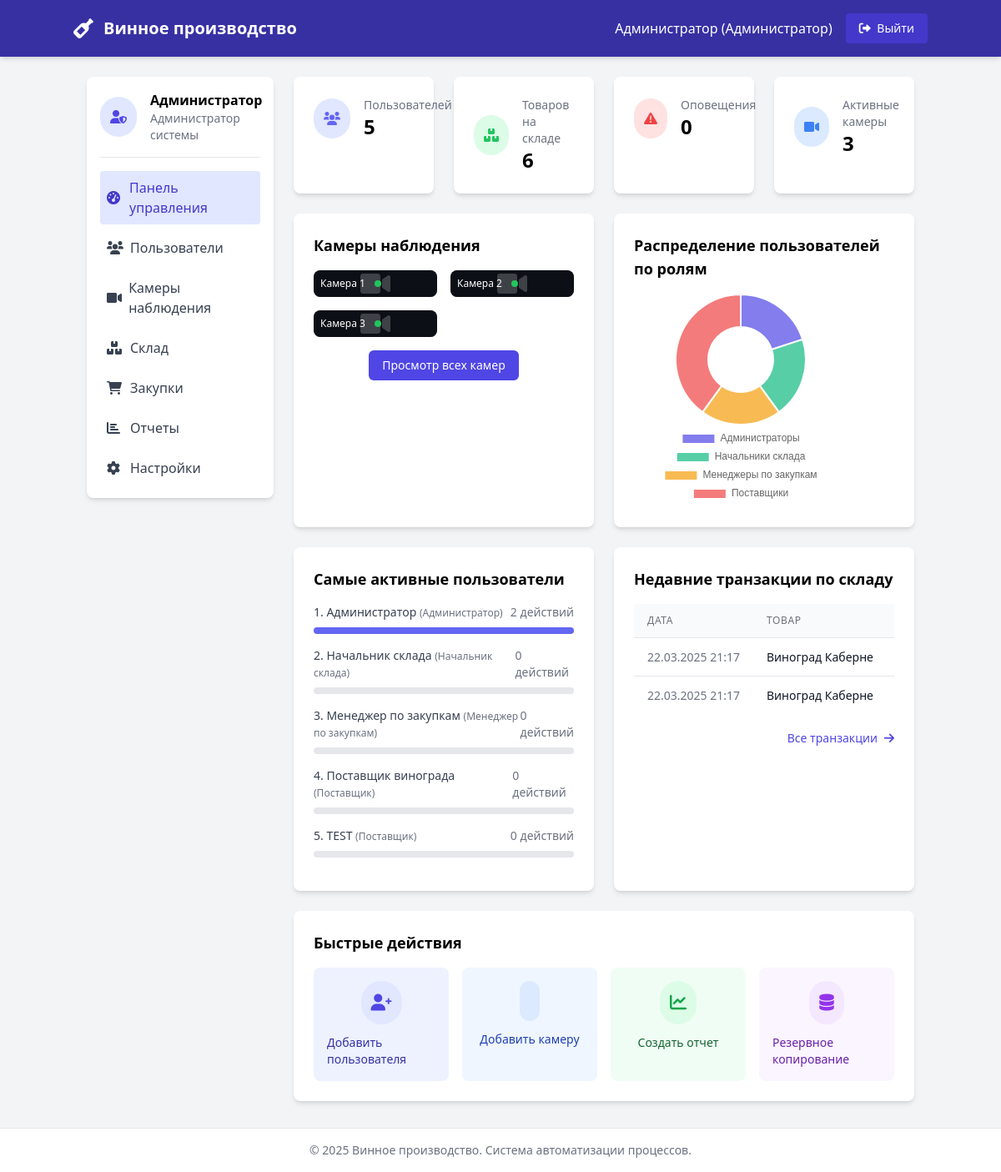
Page /views/admin/dashboard.php (signed in) on the committed database.
### tables this page shows
CREATE TABLE `users` (
  `id` int(11) NOT NULL,
  `username` varchar(50) NOT NULL,
  `password` varchar(255) NOT NULL,
  `role` enum('admin','warehouse','purchasing','supplier') NOT NULL,
  `name` varchar(100) NOT NULL,
  `email` varchar(100) NOT NULL,
  `created_at` timestamp NOT NULL DEFAULT current_timestamp()
);

CREATE TABLE `cameras` (
  `id` int(11) NOT NULL,
  `name` varchar(100) NOT NULL,
  `location` varchar(100) NOT NULL,
  `stream_url` varchar(255) NOT NULL,
  `status` enum('active','inactive') DEFAULT 'active',
  `created_at` timestamp NOT NULL DEFAULT current_timestamp()
);

CREATE TABLE `inventory_transactions` (
  `id` int(11) NOT NULL,
  `product_id` int(11) DEFAULT NULL,
  `quantity` int(11) NOT NULL,
  `transaction_type` enum('in','out') NOT NULL,
  `reference_id` int(11) DEFAULT NULL,
  `reference_type` enum('order','production','adjustment') NOT NULL,
  `notes` text DEFAULT NULL,
  `created_by` int(11) DEFAULT NULL,
  `created_at` timestamp NOT NULL DEFAULT current_timestamp()
);

CREATE TABLE `products` (
  `id` int(11) NOT NULL,
  `name` varchar(100) NOT NULL,
  `category` enum('raw_material','packaging','finished_product') NOT NULL,
  `quantity` int(11) NOT NULL DEFAULT 0,
  `unit` varchar(20) NOT NULL,
  `min_stock` int(11) NOT NULL DEFAULT 10,
  `description` text DEFAULT NULL,
  `created_at` timestamp NOT NULL DEFAULT current_timestamp(),
  `updated_at` timestamp NOT NULL DEFAULT current_timestamp() ON UPDATE current_timestamp()
);

### views/admin/dashboard.php (the view, shortened to what the rows shown need)
<?php
require_once '../../controllers/AuthController.php';
require_once '../../controllers/AdminController.php';
$authController = new AuthController();
$adminController = new AdminController();
$currentUser = $authController->getCurrentUser();
$userStats = $adminController->getUserStatistics();
$recentTransactions = $adminController->getRecentTransactions(5);
$cameraList = $adminController->getCameras();
$activeUsers = $adminController->getMostActiveUsers(5);
?>
<!DOCTYPE html>
<html lang="ru">
<head>
    <script src="https://cdn.tailwindcss.com"></script>
    <link rel="stylesheet" href="https://cdnjs.cloudflare.com/ajax/libs/font-awesome/6.0.0-beta3/css/all.min.css">
</head>
<body class="bg-gray-100 min-h-screen">
    <nav class="bg-indigo-800 text-white p-4 shadow-md">
        <div class="container mx-auto flex justify-between items-center">
            <div class="flex items-center">
                <h1 class="text-xl font-bold">Винное производство</h1>
            </div>
            <div class="flex items-center space-x-4">
                <span><?php echo htmlspecialchars($currentUser['name']); ?> (Администратор)</span>
                <a href="../../controllers/logout.php" class="bg-indigo-700 hover:bg-indigo-600 py-2 px-4 rounded text-sm">
                    <i class="fas fa-sign-out-alt mr-1"></i> Выйти
                </a>
            </div>
        </div>
    </nav>
    <div class="container mx-auto flex flex-wrap mt-6 px-4">
        <aside class="w-full md:w-1/4 pr-0 md:pr-6">
            <div class="bg-white rounded-lg shadow-md p-4 mb-6">
                <div class="flex items-center mb-4 pb-4 border-b border-gray-200">
                    <div>
                        <p class="font-semibold"><?php echo htmlspecialchars($currentUser['name']); ?></p>
                        <p class="text-sm text-gray-500">Администратор системы</p>
                    </div>
                </div>
            </div>
        </aside>
        <main class="w-full md:w-3/4">
            <div class="grid grid-cols-1 lg:grid-cols-2 gap-6 mb-6">
                <div class="bg-white rounded-lg shadow-md p-6">
                    <h2 class="text-lg font-semibold mb-4">Камеры наблюдения</h2>
                    <?php if (empty($cameraList)): ?>
                        <p class="text-gray-500 text-center py-6">Камеры не настроены.</p>
                    <?php else: ?>
                        <div class="grid grid-cols-2 gap-4">
                            <?php foreach (array_slice($cameraList, 0, 4) as $camera): ?>
                                <div class="relative rounded-lg overflow-hidden bg-gray-200">
                                    <div class="aspect-w-16 aspect-h-9">
                                        <div class="w-full h-full flex items-center justify-center bg-gray-800 text-gray-400">
                                        </div>
                                    </div>
                                    <div class="absolute bottom-0 left-0 right-0 bg-black bg-opacity-60 text-white text-xs p-2">
                                        <?php echo htmlspecialchars($camera['name']); ?>
                                        <?php if ($camera['status'] === 'active'): ?>
                                            <span class="inline-block w-2 h-2 rounded-full bg-green-500 ml-2"></span>
                                        <?php else: ?>
                                            <span class="inline-block w-2 h-2 rounded-full bg-red-500 ml-2"></span>
                                        <?php endif; ?>
                                    </div>
                                </div>
                            <?php endforeach; ?>
                        </div>
                    <?php endif; ?>
                </div>
                <div class="bg-white rounded-lg shadow-md p-6">
                    <h2 class="text-lg font-semibold mb-4">Распределение пользователей по ролям</h2>
                </div>
                <div class="bg-white rounded-lg shadow-md p-6">
                    <h2 class="text-lg font-semibold mb-4">Самые активные пользователи</h2>
                    <?php if (empty($activeUsers)): ?>
                        <p class="text-gray-500 text-center py-6">Данные об активности отсутствуют.</p>
                    <?php else: ?>
                        <div>
                            <?php foreach ($activeUsers as $index => $user): ?>
                                <div class="mb-4">
                                    <div class="flex justify-between mb-1">
                                        <span class="text-sm font-medium text-gray-700">
                                            <?php echo ($index + 1) . '. ' . htmlspecialchars($user['name']); ?>
                                            <span class="text-xs text-gray-500">(<?php echo $user['role_name']; ?>)</span>
                                        </span>
                                        <span class="text-sm text-gray-500">
                                            <?php echo $user['action_count']; ?> действий
                                        </span>
                                    </div>
                                    <div class="relative pt-1">
                                        <div class="overflow-hidden h-2 mb-1 text-xs flex rounded bg-gray-200">
                                            <div style="width:<?php echo min(100, ($user['action_count'] / $activeUsers[0]['action_count']) * 100); ?>%"
                                                class="shadow-none flex flex-col text-center whitespace-nowrap text-white justify-center bg-indigo-500">
                                            </div>
                                        </div>
                                    </div>
                                </div>
                            <?php endforeach; ?>
                        </div>
                    <?php endif; ?>
                </div>
                <div class="bg-white rounded-lg shadow-md p-6">
                    <h2 class="text-lg font-semibold mb-4">Недавние транзакции по складу</h2>
                    <?php if (empty($recentTransactions)): ?>
                        <p class="text-gray-500 text-center py-6">Транзакции отсутствуют.</p>
                    <?php else: ?>
                        <div class="overflow-x-auto">
                            <table class="min-w-full divide-y divide-gray-200">
                                <thead class="bg-gray-50">
                                    <tr>
                                        <th class="px-4 py-3 text-left text-xs font-medium text-gray-500 uppercase tracking-wider">Дата</th>
                                        <th class="px-4 py-3 text-left text-xs font-medium text-gray-500 uppercase tracking-wider">Товар</th>
                                        <th class="px-4 py-3 text-left text-xs font-medium text-gray-500 uppercase tracking-wider">Тип</th>
                                    </tr>
                                </thead>
                                <tbody class="bg-white divide-y divide-gray-200">
                                    <?php foreach ($recentTransactions as $transaction): ?>
                                        <tr>
                                            <td class="px-4 py-3 whitespace-nowrap text-sm text-gray-500">
                                                <?php echo date('d.m.Y H:i', strtotime($transaction['created_at'])); ?>
                                            </td>
                                            <td class="px-4 py-3 whitespace-nowrap text-sm font-medium text-gray-900">
                                                <?php echo htmlspecialchars($transaction['product_name']); ?>
                                            </td>
                                            <td class="px-4 py-3 whitespace-nowrap text-sm text-gray-500">
                                            </td>
                                        </tr>
                                    <?php endforeach; ?>
                                </tbody>
                            </table>
                        </div>
                    <?php endif; ?>
                </div>
            </div>
            <div class="bg-white rounded-lg shadow-md p-6">
                <h2 class="text-lg font-semibold mb-4">Быстрые действия</h2>
            </div>
        </main>
    </div>
    <script>
        // График распределения пользователей по ролям
        var roleCtx = document.getElementById('userRolesChart').getContext('2d');
        var roleLabels = [
            'Администраторы',
            'Начальники склада',
            'Менеджеры по закупкам',
            'Поставщики'
        ];
        var roleData = [
            <?php echo $userStats['admin_count']; ?>,
            <?php echo $userStats['warehouse_count']; ?>,
            <?php echo $userStats['purchasing_count']; ?>,
            <?php echo $userStats['supplier_count']; ?>
        ];
        var roleColors = [
            'rgba(79, 70, 229, 0.7)',
            'rgba(16, 185, 129, 0.7)',
            'rgba(245, 158, 11, 0.7)',
            'rgba(239, 68, 68, 0.7)'
        ];
        var userRolesChart = new Chart(roleCtx, {
            type: 'doughnut',
            data: {
                labels: roleLabels,
                datasets: [{
                    data: roleData,
                    backgroundColor: roleColors,
                    borderColor: 'white',
                    borderWidth: 2
                }]
            },
            options: {
                responsive: true,
                plugins: {
                    legend: {
                        position: 'bottom'
                    }
                }
            }
        });
        // Функция для отклонения оповещения
        function dismissAlert(alertId) {
            if (confirm('Вы уверены, что хотите отметить это оповещение как решенное?')) {
                fetch('dismiss_alert.php', {
                    method: 'POST',
                    headers: {
                        'Content-Type': 'application/x-www-form-urlencoded',
                    },
                    body: 'alert_id=' + alertId
                })
                .then(response => response.json())
                .then(data => {
                    if (data.success) {
                        // Перезагрузить страницу или удалить элемент из DOM
                        location.reload();
                    } else {
                        alert('Произошла ошибка: ' + data.message);
                    }
                })
                .catch(error => {
                    console.error('Error:', error);
                    alert('Произошла ошибка при обновлении оповещения');
                });
            }
        }
    </script>
</body>
</html>

### rows in the picture
users: name "Администратор", role_name "Администратор", action_count "2"
cameras: name "Камера 1", status "active" (drawn)
cameras: name "Камера 2", status "active" (drawn)
cameras: name "Камера 3", status "active" (drawn)
users: name "Начальник склада", role_name "Начальник склада", action_count "0"
users: name "Менеджер по закупкам", role_name "Менеджер по закупкам", action_count "0"
users: name "Поставщик винограда", role_name "Поставщик", action_count "0"
users: name "TEST", role_name "Поставщик", action_count "0"
inventory_transactions: created_at "22.03.2025 21:17", product.name "Виноград Каберне"
inventory_transactions: created_at "22.03.2025 21:17", product.name "Виноград Каберне"

### other values in the picture
$userStats['total_users'] "5"
$inventoryStats['total_products'] "6"
count($systemAlerts) "0"
chart data {{ $userStats['admin_count'] }} 1
chart data {{ $userStats['warehouse_count'] }} 1
chart data {{ $userStats['purchasing_count'] }} 1
chart data {{ $userStats['supplier_count'] }} 2
